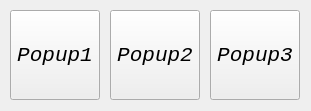
<?xml version="1.0" encoding="UTF-8"?>
<ui version="4.0">
 <class>MainWindow</class>
 <widget class="QMainWindow" name="MainWindow">
  <property name="geometry">
   <rect>
    <x>0</x>
    <y>0</y>
    <width>311</width>
    <height>111</height>
   </rect>
  </property>
  <property name="minimumSize">
   <size>
    <width>311</width>
    <height>111</height>
   </size>
  </property>
  <property name="maximumSize">
   <size>
    <width>311</width>
    <height>111</height>
   </size>
  </property>
  <property name="font">
   <font>
    <family>Consolas</family>
    <pointsize>16</pointsize>
    <italic>true</italic>
   </font>
  </property>
  <property name="windowTitle">
   <string>MainWindow</string>
  </property>
  <property name="windowIcon">
   <iconset>
    <normaloff>../icon/2252295991582004497-128.png</normaloff>../icon/2252295991582004497-128.png</iconset>
  </property>
  <widget class="QWidget" name="centralwidget">
   <widget class="QPushButton" name="pushButton">
    <property name="geometry">
     <rect>
      <x>10</x>
      <y>10</y>
      <width>90</width>
      <height>90</height>
     </rect>
    </property>
    <property name="text">
     <string>Popup1</string>
    </property>
   </widget>
   <widget class="QPushButton" name="pushButton_2">
    <property name="geometry">
     <rect>
      <x>110</x>
      <y>10</y>
      <width>90</width>
      <height>90</height>
     </rect>
    </property>
    <property name="text">
     <string>Popup2</string>
    </property>
   </widget>
   <widget class="QPushButton" name="pushButton_3">
    <property name="geometry">
     <rect>
      <x>210</x>
      <y>10</y>
      <width>90</width>
      <height>90</height>
     </rect>
    </property>
    <property name="text">
     <string>Popup3</string>
    </property>
   </widget>
  </widget>
 </widget>
 <resources/>
 <connections/>
</ui>
